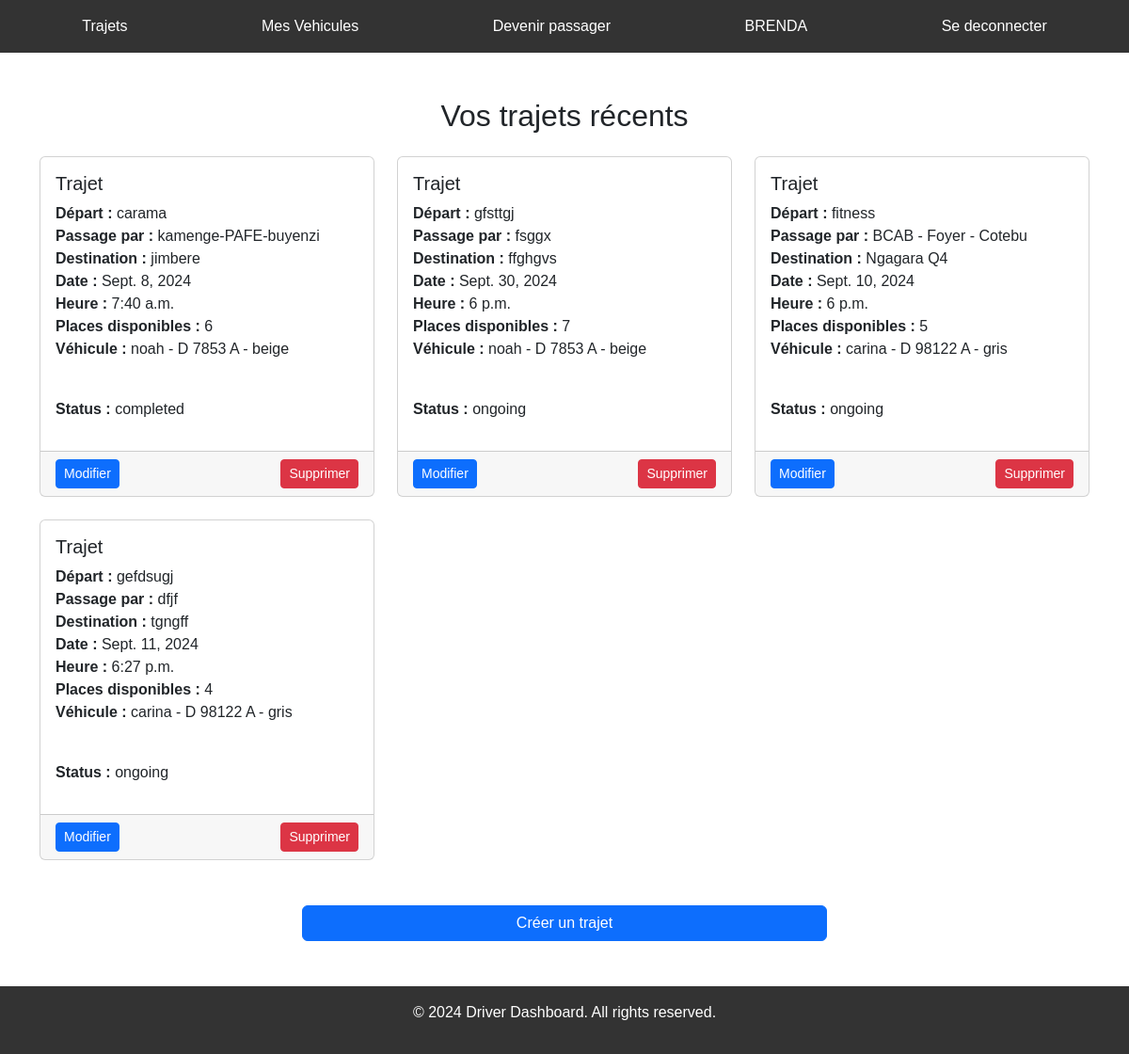
/dashboard_driver/ (signed in), run on an earlier commit of the app's database.
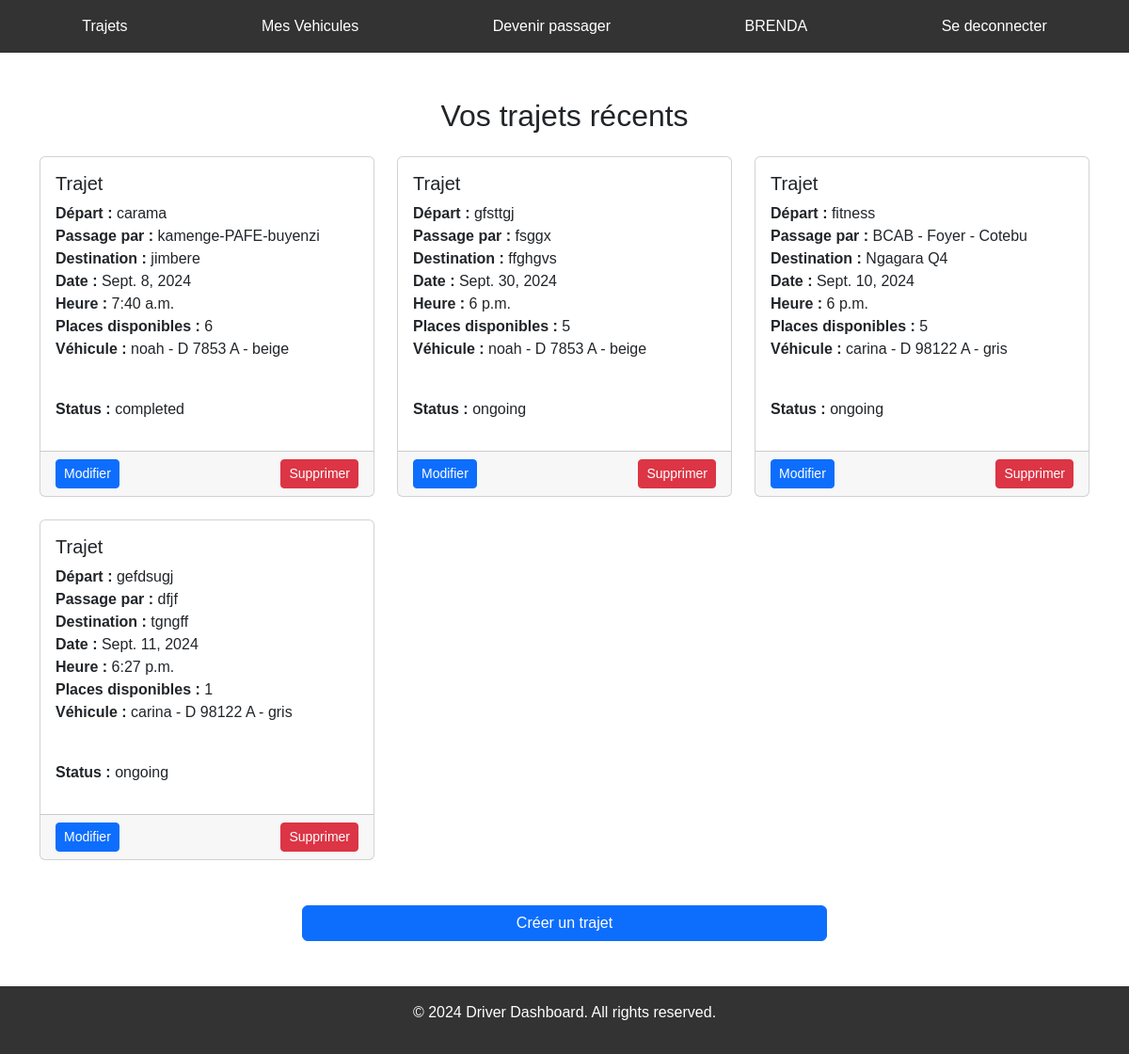
And on a later commit of the database.
### covoiturage/models.py (models this page shows, shortened)
class Trajet(models.Model):
    point_depart = models.CharField(max_length=255)
    passe_par = models.CharField(max_length=255, null=True)
    destination = models.CharField(max_length=255)
    heure_depart = models.TimeField(editable=True, null=True)
    places_disponibles = models.IntegerField()
    date = models.DateField(editable=True, null=True)
    user = models.ForeignKey(User, on_delete=models.CASCADE, null=True)
    vehicule = models.ForeignKey(Vehicule, on_delete=models.CASCADE, null=True)
    status = models.CharField(max_length=20, default='En cours', choices=[('En cours', 'En cours'), ('Terminee', 'Terminé')])

class Vehicule(models.Model):
    user = models.ForeignKey(User, on_delete=models.CASCADE, related_name='vehicules', null=True)
    modele = models.CharField(max_length=35, null=True)
    plaque = models.CharField(max_length=10, null=True)
    places = models.IntegerField(null=True)
    color = models.CharField(max_length=40, null=True)
    def __str__(self) -> str:
        return f"{self.modele} - {self.plaque} - {self.color}"

### Stage/views.py (the view)
# urls.py: path('dashboard_driver/', views.dashboard_driver, name='dashboard_driver'),
def dashboard_driver(request):
    trajets = Trajet.objects.filter(user=request.user)
    context = {'trajets': trajets}
    return render(request, 'dashboard_driver.html', context)

### templates/dashboard_driver.html (shortened to what this page needs)
{% extends 'base.html' %}
{% block section %}
<div class="container my-5">
  <h2 class="mb-4">Vos trajets récents</h2>
   <div class="row g-4">
    {% for trajet in trajets %}
    <div class="col-md-6 col-lg-4">
      <div class="card h-100">
        <div class="card-body">
          <h5 class="card-title">Trajet</h5>
          <p class="card-text">
             <strong>Départ :</strong> {{ trajet.point_depart }}<br>
              <strong>Passage par :</strong> {{ trajet.passe_par }}<br>
              <strong>Destination :</strong> {{ trajet.destination }}<br>
              <strong>Date :</strong> {{ trajet.date }}<br>
              <strong>Heure :</strong> {{ trajet.heure_depart }}<br>
              <strong>Places disponibles :</strong> {{ trajet.places_disponibles }}<br>
              <strong>Véhicule :</strong> {{ trajet.vehicule }} </p> <br>
              <strong>Status :</strong> {{ trajet.status }} </p>
              </div>
               <div class="card-footer d-flex justify-content-between">
                <a href="{% url 'modifierT' trajet.id %}" class="btn btn-primary btn-sm">  Modifier </a>
                <a href="{% url 'deleteT' trajet.id %}" class="btn btn-danger btn-sm" id="delete-button">  Supprimer </a>
              </div>
            </div>
           </div>
           {% endfor %}
          </div>
          <div class="d-grid gap-2 col-6 mx-auto mt-5">
            <a href="/dd/trajets" class="btn btn-primary">  Créer un trajet </a>
          </div>
        </div>
{% endblock section %}

What changed in the data, as far as the page shows it:
changed Trajet "gfsttgj": places_disponibles "7" → "5"
changed Trajet "gefdsugj": places_disponibles "4" → "1"
